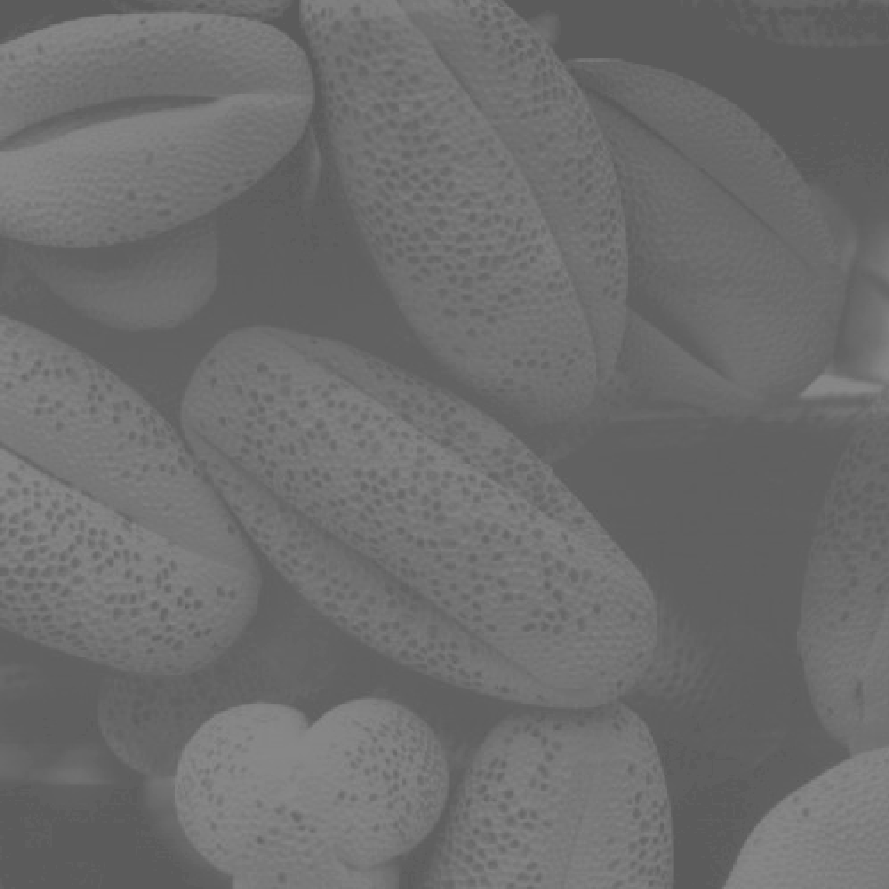
#> input picture images/keodan_dau.tif, 889 x 889 px, found by its file name
$ python histogram.py
#> lines starting #> are read from the running program, lines starting #| are printed output that depends on the picture
import cv2
import matplotlib.pyplot as plt

img = cv2.imread('./images/keodan_dau.tif',0) # mở file ảnh
#> img is the input picture: shape (889, 889); min 91, max 138, mean 109.1
img_equalized = cv2.equalizeHist(img) # cân bằng hist cho ảnh img
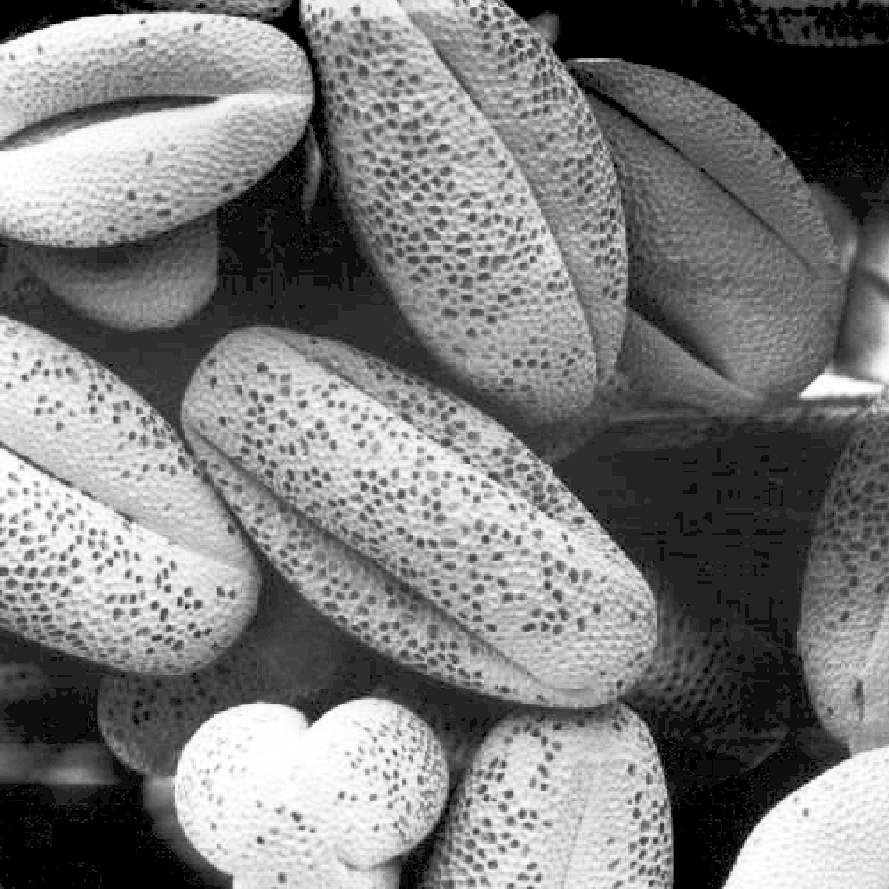
#> img_equalized: shape (889, 889); min 0, max 255, mean 122.7

fig = plt.figure(figsize=(13, 7))#Tạo vùng vẽ tỷ lệ 16:9
(ax1, ax2), (ax3,ax4) = fig.subplots(2, 2)#Tạo 4 vùng vẽ con, 2 cột 2 hàng

# Vẽ ảnh gốc trong vùng ax1
ax1.imshow(img, cmap='gray')
ax1.set_title("Original Image")

# Vẽ hist của ảnh gốc trong vùng ax2
ax2.hist(img)
ax2.set_title("Original Image")

# Vẽ ảnh sau khi cân bằng Hist trong vùng ax3
ax3.imshow(img_equalized, cmap='gray')
ax3.set_title("Histogram Equalization")

# Vẽ hist của ảnh cân bằng hist trong vùng ax4
ax4.hist(img_equalized)
ax4.set_title("Histogram Equalization")

plt.show() # Hiển thị vùng vẽ
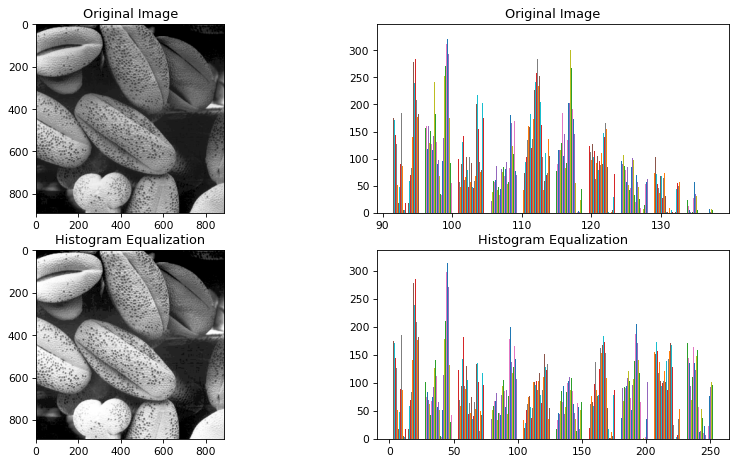
#> figure drawn by matplotlib, 4 panels; panel 2: tallest bar 168 high, from x = 96.17 to 96.17; panel 2: tallest bar 168 high, from x = 96.17 to 96.18; panel 2: tallest bar 157 high, from x = 96.18 to 96.18; panel 4: tallest bar 208 high, from x = 232.1 to 232.1
